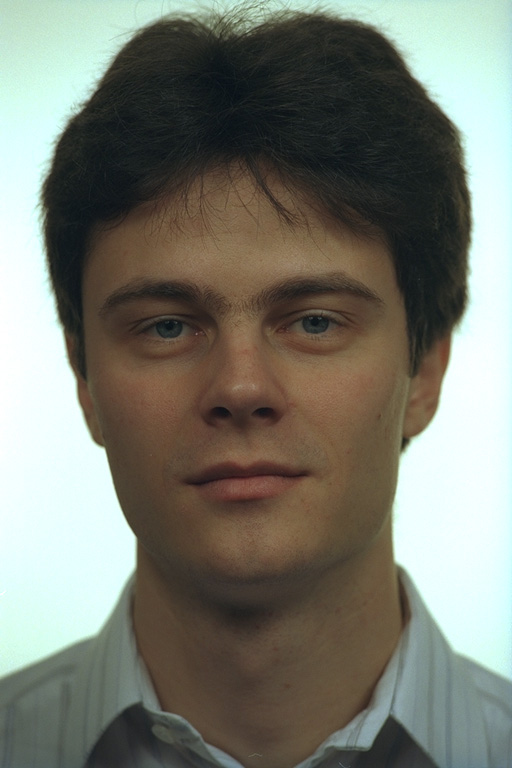
#> input picture 1/data/Images/Original Images/img_001.jpg, 512 x 768 px
$ python -i hog.py   (imports and definitions only)   (older library calls are emulated)
#> lines starting #> are read from the running program, lines starting #| are printed output that depends on the picture
#> further down, picture is the input picture: shape (768, 512, 3); mean B, G, R 112.2, 122.3, 121.1
import cv2
import numpy as np
from sklearn.feature_extraction.image import extract_patches, extract_patches_2d
import sys


def compute_gradients(img):
    #Gaussian smoothing
    gaussian_blured = cv2.GaussianBlur(img, (1, 1), 0, 0)

    kernel_x = np.array([
        [-1, 0, 1]
    ])

    kernel_y = np.array([
        [-1],
        [0],
        [1]
    ])

    gx = cv2.filter2D(gaussian_blured, cv2.CV_64F, kernel_x)
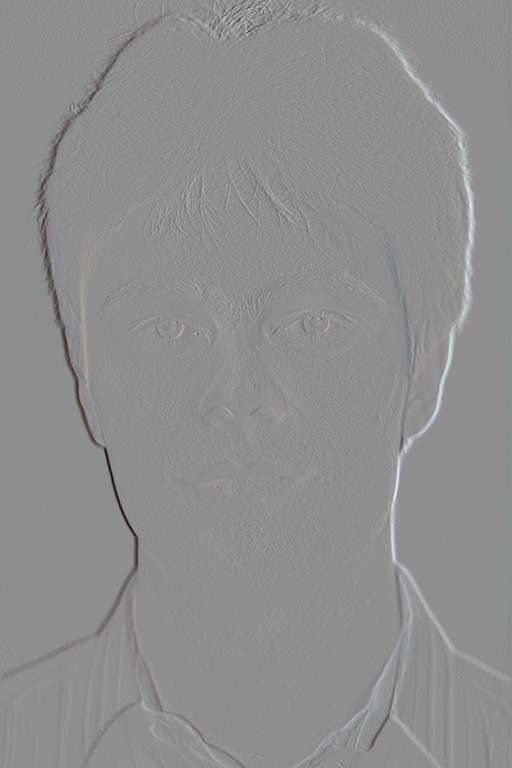
#> gx: shape (768, 512, 3) float64; mean B, G, R 0, 0, -0.1; drawn with min black and max white
    gy = cv2.filter2D(gaussian_blured, cv2.CV_64F, kernel_y)
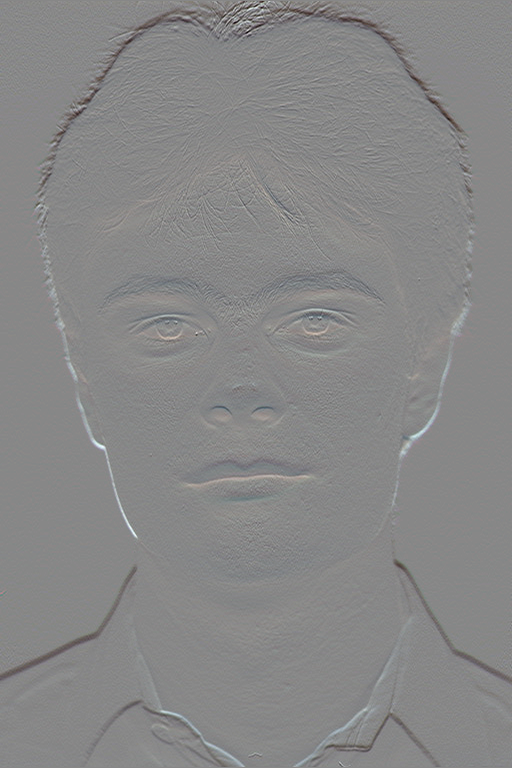
#> gy: shape (768, 512, 3) float64; mean B, G, R -0.3, -0.4, -0.3; drawn with min black and max white

    return gx, gy

#calculating arctan(gy/gx)
# [73 lines left out: functions compute_magnitude_angle, weighted_vote_into_cells, weighted_vote_into_spatial_and_orientation_cells, contrast_normalize_over_overlapping_spatial_blocks, extractHog, extractHog_RandomCrop, not called in this run]

>>> import cv2
>>> picture = cv2.imread('../1/data/Images/Original Images/img_001.jpg')
>>> result = compute_gradients(picture)

$ run again, on 1/data/Images/Original Images/img_002.jpg
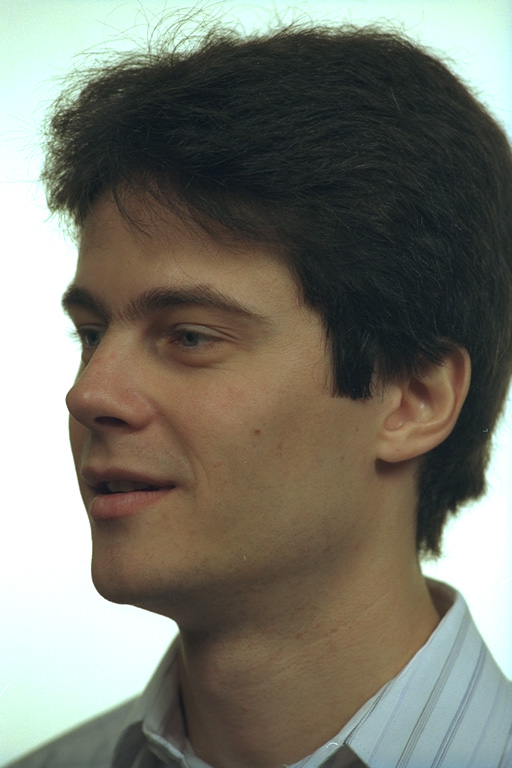
#> input picture 1/data/Images/Original Images/img_002.jpg, 512 x 768 px
#> picture is the input picture: shape (768, 512, 3); mean B, G, R 109, 119.7, 120.6
#> in compute_gradients, `gx = cv2.filter2D(gaussian_blured, cv2.CV_64F, kernel_x)`:
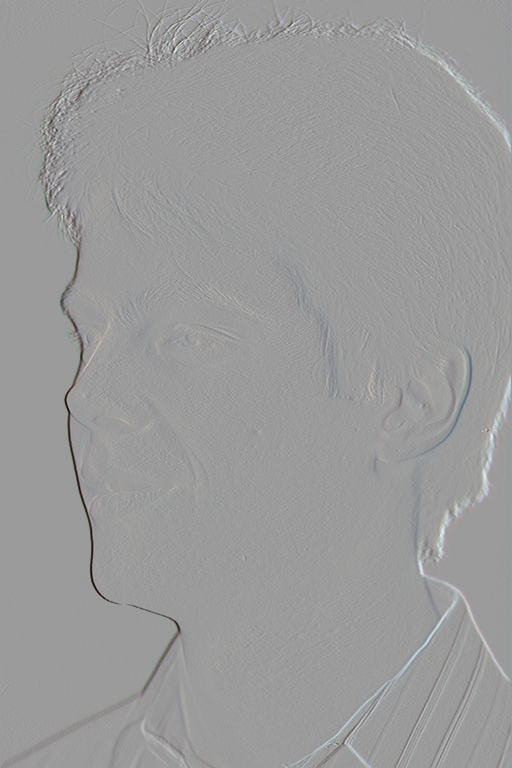
#> gx: shape (768, 512, 3) float64; mean B, G, R -0.3, -0.3, -0.3; drawn with min black and max white
#> in compute_gradients, `gy = cv2.filter2D(gaussian_blured, cv2.CV_64F, kernel_y)`:
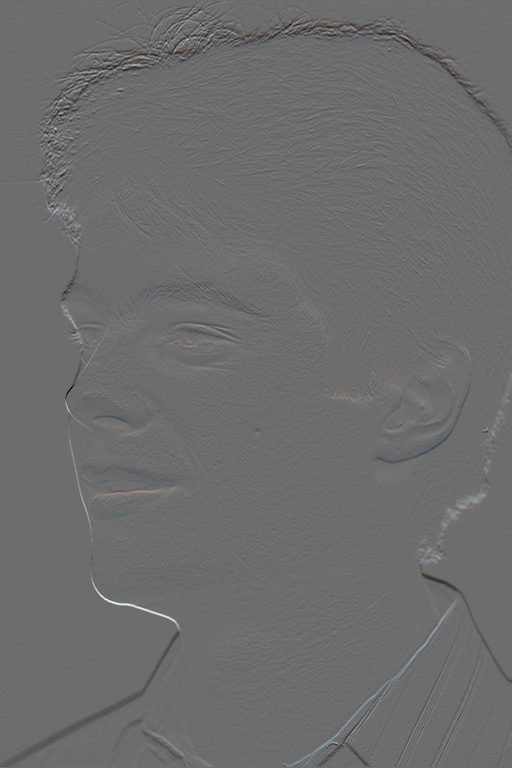
#> gy: shape (768, 512, 3) float64; mean B, G, R -0.3, -0.4, -0.3; drawn with min black and max white

$ run again, on 1/data/Images/Original Images/img_003.jpg
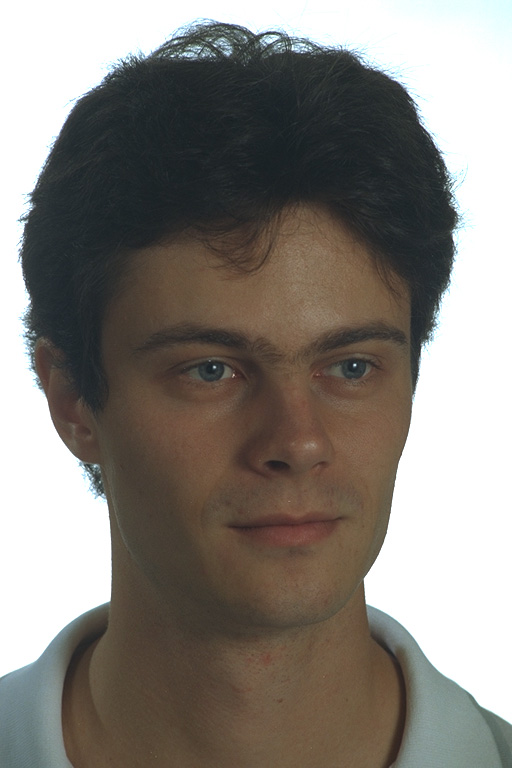
#> input picture 1/data/Images/Original Images/img_003.jpg, 512 x 768 px
#> picture is the input picture: shape (768, 512, 3); mean B, G, R 122.8, 128.8, 133.7
#> in compute_gradients, `gx = cv2.filter2D(gaussian_blured, cv2.CV_64F, kernel_x)`:
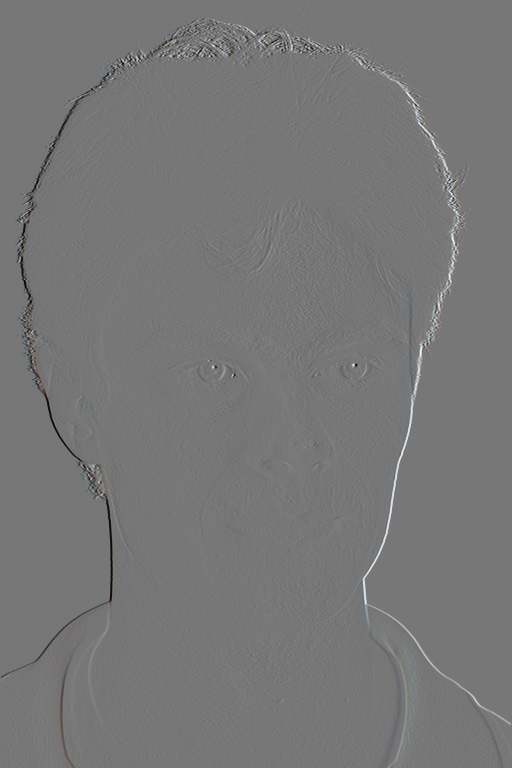
#> gx: shape (768, 512, 3) float64; mean B, G, R 0, 0, 0; drawn with min black and max white
#> in compute_gradients, `gy = cv2.filter2D(gaussian_blured, cv2.CV_64F, kernel_y)`:
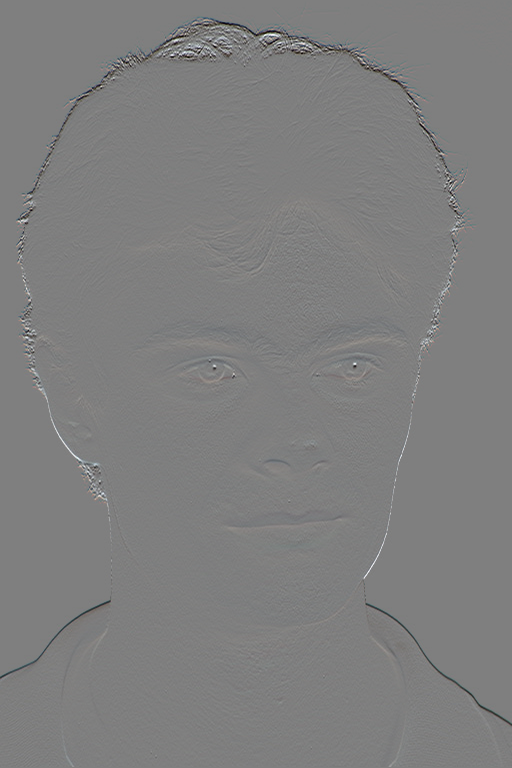
#> gy: shape (768, 512, 3) float64; mean B, G, R -0.4, -0.4, -0.4; drawn with min black and max white

$ run again, on 1/data/Images/Original Images/img_004.jpg
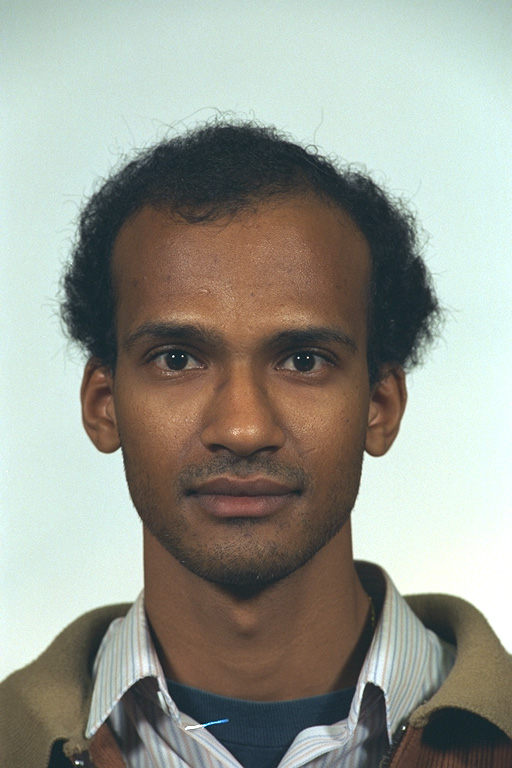
#> input picture 1/data/Images/Original Images/img_004.jpg, 512 x 768 px
#> picture is the input picture: shape (768, 512, 3); mean B, G, R 143.9, 153.4, 150.9
#> in compute_gradients, `gx = cv2.filter2D(gaussian_blured, cv2.CV_64F, kernel_x)`:
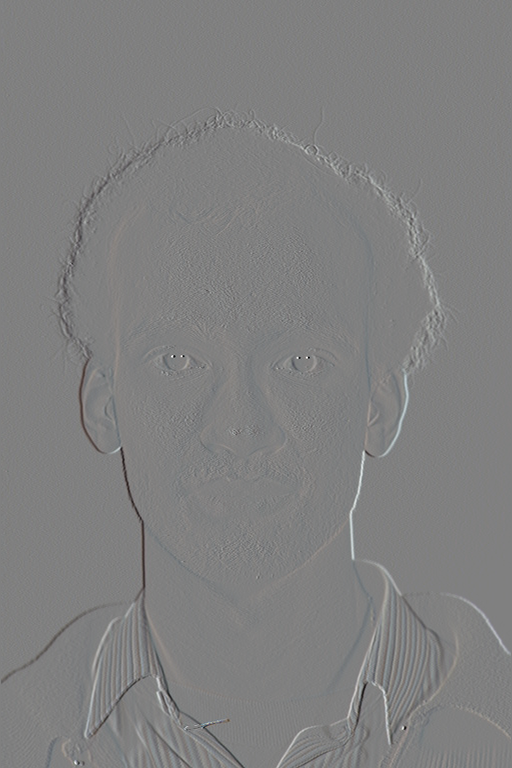
#> gx: shape (768, 512, 3) float64; mean B, G, R 0, 0, 0; drawn with min black and max white
#> in compute_gradients, `gy = cv2.filter2D(gaussian_blured, cv2.CV_64F, kernel_y)`:
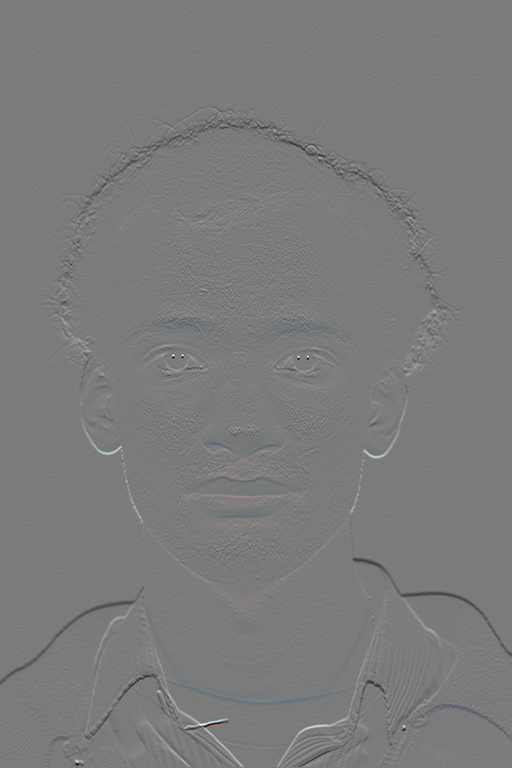
#> gy: shape (768, 512, 3) float64; mean B, G, R -0.3, -0.3, -0.2; drawn with min black and max white
